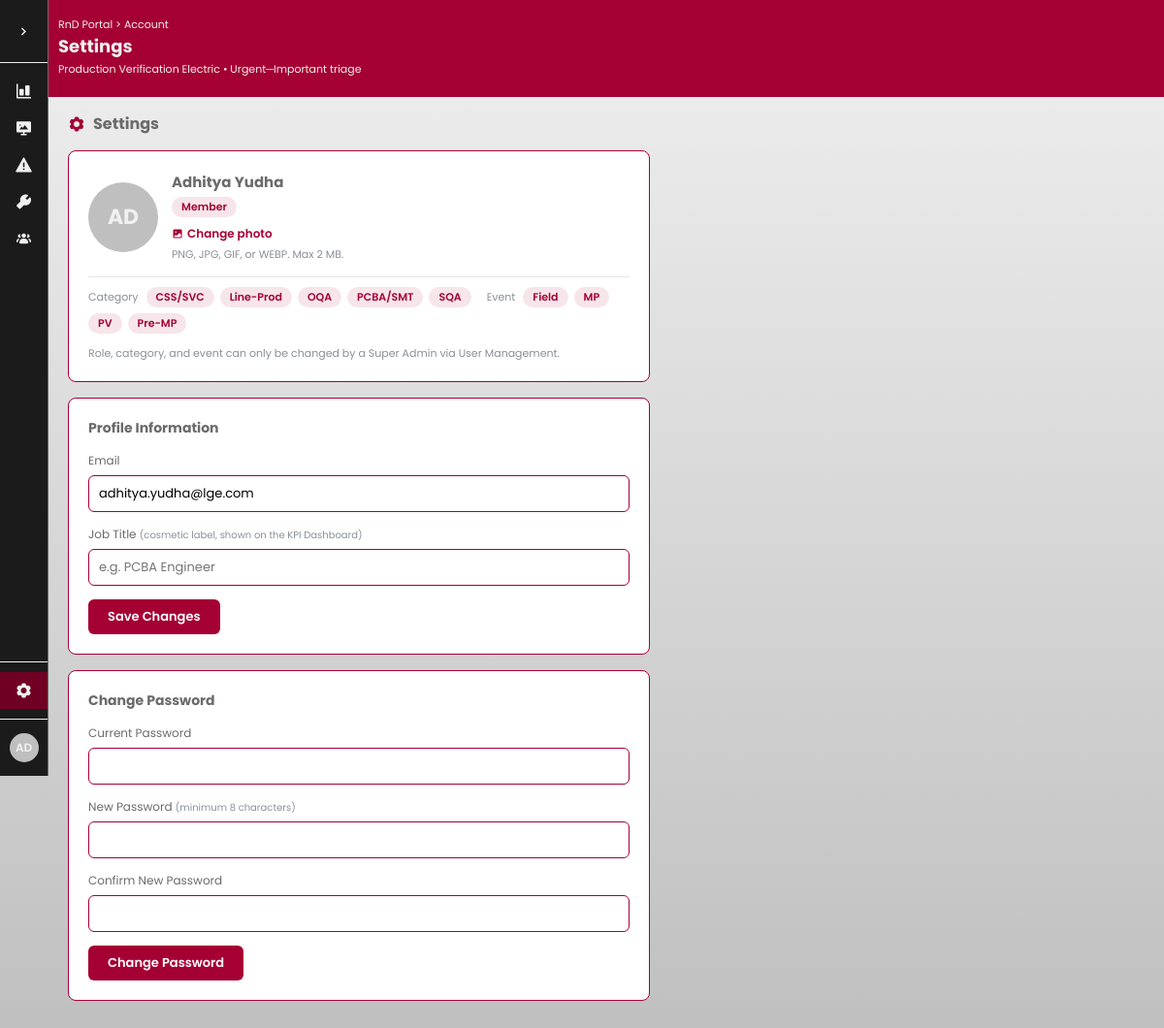
Page /settings (signed in) on the committed database.
### library/models.py (models this page shows, shortened)
class User(db.Model):
    __tablename__ = "users"
    id = db.Column(db.Integer, primary_key=True)
    username = db.Column(db.String(255), nullable=False, unique=True)
    email = db.Column(db.String(255), nullable=False, unique=True)
    password_hash = db.Column(db.String(255), nullable=False)
    role = db.Column(db.String(20), nullable=False, default="Member")
    job_title = db.Column(db.String(120), nullable=True)
    profile_picture = db.Column(db.String(255), nullable=True)  # cosmetic label for KPI Dashboard
    is_active = db.Column(db.Boolean, nullable=False, default=True)
    approved_at = db.Column(db.DateTime, nullable=True)
    created_at = db.Column(db.DateTime, server_default=db.func.now())
    category_scopes = db.relationship(
        "UserCategoryScope", backref="user", cascade="all, delete-orphan"
    )
    event_scopes = db.relationship(
        "UserEventScope", backref="user", cascade="all, delete-orphan"
    )
    kpi_records = db.relationship(
        "KPIRecord", backref="user", cascade="all, delete-orphan",
        order_by="KPIRecord.period_date",
    )
    best_practices = db.relationship(
        "BestPractice", backref="user", cascade="all, delete-orphan",
        order_by="BestPractice.sort_order",
    )
    @property
    def profile_picture_url(self):
        if not self.profile_picture:
            return None
        from flask import url_for
        return url_for("static", filename=f"assets/uploads/profiles/{self.profile_picture}")
    @property
    def categories(self):
        return sorted(s.category for s in self.category_scopes)
    @property
    def events(self):
        return sorted(s.event for s in self.event_scopes)

class UserCategoryScope(db.Model):
    __tablename__ = "user_category_scopes"
    id = db.Column(db.Integer, primary_key=True)
    user_id = db.Column(db.Integer, db.ForeignKey("users.id"), nullable=False, index=True)
    category = db.Column(db.String(80), nullable=False)
    __table_args__ = (
        db.UniqueConstraint("user_id", "category", name="uq_user_category_scope"),
    )

class UserEventScope(db.Model):
    __tablename__ = "user_event_scopes"
    id = db.Column(db.Integer, primary_key=True)
    user_id = db.Column(db.Integer, db.ForeignKey("users.id"), nullable=False, index=True)
    event = db.Column(db.String(80), nullable=False)
    __table_args__ = (
        db.UniqueConstraint("user_id", "event", name="uq_user_event_scope"),
    )

### library/settings/routes.py (the view)
@settings_bp.route("", methods=["GET"])
@login_required
def index():
    user = _current_user()
    return render_template(
        "settings.html",
        active_nav="settings",
        username=session.get("username"),
        user=user,
    )

### library/__init__.py (called while the page is built)
def _register_context_processors(app):
    from flask import session
    @app.context_processor
    def inject_current_role():
        role = session.get("role")
        return {
            "current_role": role,
            "is_super_admin": role == "Super Admin",
            "is_admin_or_above": role in ("Super Admin", "Admin"),
            "current_user_avatar": _current_user_avatar_url(),
        }

def _current_user_avatar_url():
    from flask import session
    from library.models import User
    user_id = session.get("user_id")
    if not user_id:
        return None
    user = User.query.get(user_id)
    return user.profile_picture_url if user else None

### library/auth.py (called while the page is built)
def login_required(f):
    @wraps(f)
    def decorated_function(*args, **kwargs):
        if "user_id" not in session:
            return redirect(url_for("main.onboard"))
        return f(*args, **kwargs)
    return decorated_function

### templates/settings.html (shortened to what this page needs)
{% extends "partials/top-sidebar.html" %}
{% block styles %}
  <link rel="stylesheet" href="{{ url_for('static', filename='css/settings/style.css') }}" />
{% endblock %}
{% block content %}
  <div class="settings-page">
    <div class="settings-page__header">
      <span class="settings-page__title"><i class="bxf bx-cog"></i> Settings</span>
    </div>
    <div class="settings-card">
      <div class="settings-card__identity">
        <span class="settings-card__avatar" id="settingsAvatar">
          {% if user.profile_picture_url %}<img src="{{ user.profile_picture_url }}" alt="{{ user.username }}" />{% else %}{{ (user.username or "?")[:2] | upper }}{% endif %}
        </span>
        <div>
          <div class="settings-card__username">{{ user.username }}</div>
          <span class="settings-card__role-badge">{{ user.role }}</span>
          <div class="settings-card__photo-actions">
            <button type="button" class="btn-link" id="pictureChangeBtn">
              <i class="bxf bx-image"></i> Change photo
            </button>
          </div>
          <small class="settings-card__photo-hint">PNG, JPG, GIF, or WEBP. Max 2 MB.</small>
        </div>
      </div>
      {% if user.role == "Member" %}
        <div class="settings-card__scope">
          <span class="settings-card__scope-label">Category</span>
          {% for c in user.categories %}<span class="chip">{{ c }}</span>{% else %}<span class="chip chip--muted">-</span>{% endfor %}
          <span class="settings-card__scope-label">Event</span>
          {% for e in user.events %}<span class="chip">{{ e }}</span>{% else %}<span class="chip chip--muted">-</span>{% endfor %}
          <p class="settings-card__scope-note">
            Role, category, and event can only be changed by a Super Admin via User Management.
          </p>
        </div>
      {% endif %}
    </div>
    <form class="settings-card" id="profileForm">
      <span class="settings-card__title">Profile Information</span>
      <label class="settings-field">
        <span>Email</span>
        <input type="email" name="email" value="{{ user.email or '' }}" required />
      </label>
      <label class="settings-field">
        <span>Job Title <small>(cosmetic label, shown on the KPI Dashboard)</small></span>
        <input type="text" name="job_title" value="{{ user.job_title or '' }}" placeholder="e.g. PCBA Engineer" />
      </label>
      <button type="submit" class="btn-primary">Save Changes</button>
    </form>
    <form class="settings-card" id="passwordForm">
      <span class="settings-card__title">Change Password</span>
      <label class="settings-field">
        <span>Current Password</span>
        <input type="password" name="current_password" required autocomplete="current-password" />
      </label>
      <label class="settings-field">
        <span>New Password <small>(minimum 8 characters)</small></span>
        <input type="password" name="new_password" required minlength="8" autocomplete="new-password" />
      </label>
      <label class="settings-field">
        <span>Confirm New Password</span>
        <input type="password" name="confirm_password" required minlength="8" autocomplete="new-password" />
      </label>
      <button type="submit" class="btn-primary">Change Password</button>
    </form>
  </div>
{% endblock %}

### static/css/base.css (style rules this page uses)
html, body { font-family: "Poppins", system-ui, -apple-system, sans-serif; -webkit-font-smoothing: antialiased; -moz-osx-font-smoothing: grayscale; scrollbar-width: thin; scrollbar-color: #a50034 #bfbfbf; }
input, button, textarea, select { font-family: inherit; }

### static/css/sidebar/styles.css (style rules this page uses)
html, body { font-family: "Poppins", system-ui, -apple-system, sans-serif; -webkit-font-smoothing: antialiased; -moz-osx-font-smoothing: grayscale; scrollbar-width: thin; scrollbar-color: #a50034 #bfbfbf; }
input, button, textarea, select { font-family: inherit; }
* { box-sizing: border-box; }
body { margin: 0; background: linear-gradient(#f0f0f0, #bfbfbf); }

### static/css/settings/style.css (style rules this page uses)
html, body { font-family: "Poppins", system-ui, -apple-system, sans-serif; -webkit-font-smoothing: antialiased; -moz-osx-font-smoothing: grayscale; scrollbar-width: thin; scrollbar-color: #a50034 #bfbfbf; }
input, button, textarea, select { font-family: inherit; }
.settings-page { padding: 0 20px 30px; max-width: 640px; }
.settings-page__header { display: flex; align-items: center; margin: 15px 0; }
.settings-page__title { font-size: 16px; font-weight: 700; color: #6b6b6b; display: flex; align-items: center; gap: 8px; }
.settings-page__title i { color: #a50034; font-size: 18px; }
.settings-card { background: white; border: 1px solid #a50034; border-radius: 8px; padding: 20px; margin-bottom: 16px; display: flex; flex-direction: column; gap: 14px; }
.settings-card__title { font-size: 14px; font-weight: 700; color: #6b6b6b; }
.settings-card__identity { display: flex; align-items: center; gap: 14px; }
.settings-card__avatar { width: 72px; height: 72px; border-radius: 50%; background: #bfbfbf; color: #f0f0f0; display: flex; align-items: center; justify-content: center; font-weight: 700; font-size: 22px; flex-shrink: 0; overflow: hidden; }
.settings-card__photo-actions { display: flex; gap: 12px; margin-top: 8px; }
.settings-card__photo-hint { display: block; margin-top: 4px; font-size: 11px; color: #8a8f98; }
.settings-card__username { font-size: 15px; font-weight: 700; color: #6b6b6b; }
.settings-card__role-badge { display: inline-block; margin-top: 4px; padding: 2px 10px; border-radius: 999px; background: rgba(165, 0, 52, 0.1); color: #a50034; font-size: 11px; font-weight: 600; }
.settings-card__scope { padding-top: 10px; border-top: 1px solid #e4e7ec; display: flex; align-items: center; flex-wrap: wrap; gap: 6px; }
.settings-card__scope-label { font-size: 11px; color: #8a8f98; margin-right: 2px; }
.settings-card__scope-label:not(:first-child) { margin-left: 10px; }
.settings-card__scope-note { flex-basis: 100%; font-size: 11px; color: #8a8f98; margin: 6px 0 0; }
.chip { display: inline-block; padding: 2px 10px; border-radius: 999px; font-size: 11px; font-weight: 600; background: rgba(165, 0, 52, 0.1); color: #a50034; }
.settings-field { display: flex; flex-direction: column; gap: 6px; font-size: 12px; color: #6b6b6b; }
.settings-field small { color: #8a8f98; font-weight: 400; }
.settings-field input { padding: 8px 10px; border-radius: 6px; border: 1px solid #a50034; font-size: 13px; outline-color: #a50034; }
.btn-primary { align-self: flex-start; padding: 8px 20px; background: #a50034; color: white; border: none; border-radius: 6px; font-size: 13px; font-weight: 600; cursor: pointer; transition: background 0.2s ease; }
.btn-link { display: inline-flex; align-items: center; gap: 4px; padding: 0; border: none; background: none; font-size: 12px; font-weight: 600; font-family: inherit; color: #a50034; cursor: pointer; transition: all 0.2s ease; }

### rows in the picture
User: username "AD", username "Adhitya Yudha", role "Member", email "adhitya.yudha@lge.com"
UserCategoryScope: category "CSS/SVC"
UserCategoryScope: category "Line-Prod"
UserCategoryScope: category "OQA"
UserCategoryScope: category "PCBA/SMT"
UserCategoryScope: category "SQA"
UserEventScope: event "Field"
UserEventScope: event "MP"
UserEventScope: event "PV"
UserEventScope: event "Pre-MP"

### other values in the picture
{{ (username or "?")[:2] | upper }} "AD"
